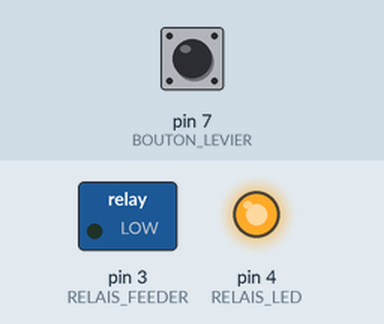
This sketch was run on a simulated Arduino Uno, built with avr-gcc and run on an emulated ATmega328P. On the bench: switched loads named in the sketch (green lamp = pin HIGH), output pins drawn as LEDs (lit = HIGH). The inputs (shaded band) are chosen by the test bench; at power-on: pin 7 (BOUTON_LEVIER) HIGH. No radio packets arrive unless stated; what the sketch prints to the serial monitor is not drawn.

Above: at 1.2 s.
1.3 s: pin 7 (BOUTON_LEVIER) pulled LOW for 0.15 s
At 1.4 s:
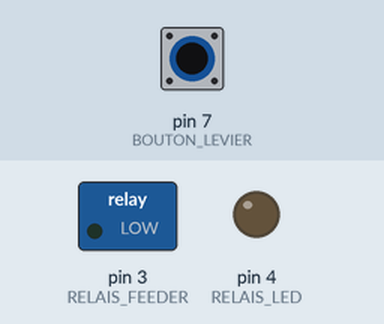
2.9 s: pin 7 (BOUTON_LEVIER) pulled LOW for 3.2 s
At 6.9 s:
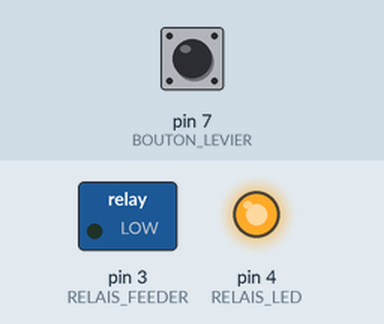
Timing chart, 0 to 8.4 s (numbered marks = the images above; inputs shaded):
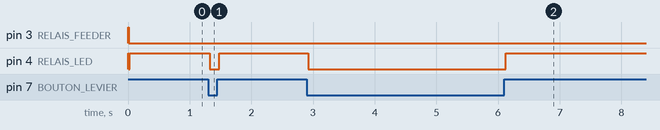

Measured:
- after the input at 1.3 s, pin 4 (RELAIS_LED): HIGH → LOW at once, → HIGH 0.15 s later
- after the input at 2.9 s, pin 4 (RELAIS_LED): HIGH → LOW at once, → HIGH 3.2 s later

The sketch:

Cone.ino
```cpp
#include <SPI.h>
#include "nRF24L01.h"
#include "RF24.h"
#include "printf.h"

// definition de l'activation des relays

#define RELAY_NC HIGH
#define RELAY_NO LOW


#define SERIAL_DEBUG
const uint8_t RF24_CANAL=83;


// variable pour le time out des LEDS
// indiquant une bonne communication des unités

unsigned long tempsValide = 0;
bool Valide = false;

unsigned long RF24_TIMEOUT=10000;

/* variable principale pour les sorties
 *  l'information envoyer au remote est seulement un byte encoder par le bit définie pour chaque sortie
 *  donc nous avons le tamis, le cone et le primary
 */

uint8_t PRIMARY_ON=1;
uint8_t CONE_ON=2;
uint8_t TAMIS_FORCE_OFF=8;

unsigned int UnitsOutput= 0; // all off on boot

/* variable retourner par les rf24 satellites
 *
 *  Le tamis retourne le RPM
 *  Le cone  retourne le status du boutton avec le delay depuis le dernier changement
 *
 */

uint8_t RELAIS_LED=4;
uint8_t RELAIS_FEEDER=3;
uint8_t BOUTON_LEVIER=7;


// premiere chose c'est de debouncer le boutton

const unsigned long DEBOUNCE_DELAY=25;
bool currentBouton;
bool debounceBouton;   // debounce button value
unsigned long debounceTime; //en millisecond du changement du boutton

unsigned long boutonSteadyTime;  //millis() depuis que le bouton n'a pas changer
// set radio pin 8 CE , pin 10 CS

RF24 radio(8, 10);


const uint64_t RF24_REMOTE  =0xF0F0F0F0E1LL;
const uint64_t RF24_TAMIS   =0xF0F0F0F0D1LL;
const uint64_t RF24_CONE    =0xF0F0F0F0D2LL;
const uint64_t RF24_PRIMARY =0xF0F0F0F0D3LL;

const uint8_t ID_REMOTE=0xE1;
const uint8_t ID_TAMIS=0xD1;
const uint8_t ID_CONE=0xD2;
const uint8_t ID_PRIMARY=0xD3;


unsigned char Rcvdatapacket[2];

unsigned char Txmdatapacket[3];

void setup()
{
  pinMode(RELAIS_FEEDER, OUTPUT);
  digitalWrite(RELAIS_FEEDER,RELAY_NC);
  pinMode(RELAIS_LED, OUTPUT);
  digitalWrite(RELAIS_LED, RELAY_NC);
  pinMode(BOUTON_LEVIER,INPUT);
  digitalWrite(BOUTON_LEVIER,HIGH);

  printf_begin();
  Serial.begin(115200);

  #ifdef SERIAL_DEBUG
  Serial.println("CONE FEEDER NRF24L01 Transmitter");
  #endif
  radio.begin();
   radio.setChannel(RF24_CANAL);  // par 76 par defaux
   radio.setDataRate(RF24_1MBPS);
  radio.setRetries(15,15);
  radio.setPayloadSize(8);
  radio.setPALevel(RF24_PA_HIGH);
  radio.stopListening();
  radio.openWritingPipe(0);
  radio.openReadingPipe(1,RF24_CONE);
  radio.startListening();
  #ifdef SERIAL_DEBUG
     radio.printDetails();
  #endif
  tempsValide=millis();

}


void loop() {
uint8_t pipe_number;
// verification du bouton
// avec du debounc pour etre certain de ne pas envoyer
// le rebonsissement des contacts lors du changement
currentBouton = digitalRead(BOUTON_LEVIER);

if(currentBouton == debounceBouton)
{
   debounceTime= millis();
}
else
{
   if((millis() - debounceTime) > DEBOUNCE_DELAY)
    {
       debounceBouton=currentBouton;
       boutonSteadyTime=debounceTime;
    }
}


// attendons une connection
if(radio.available(&pipe_number))
{
  if(pipe_number==1)
  {
    // ok nous avons une connection
    // lisons l'info
    if(radio.read(Rcvdatapacket,2))
    {
    // envoyons bac1k;
    if(Rcvdatapacket[0]==ID_REMOTE)
    {
    UnitsOutput = Rcvdatapacket[1];
    Txmdatapacket[0]= ID_CONE;
    Txmdatapacket[1]= debounceBouton;
    unsigned long tempEnSeconde = (millis() - boutonSteadyTime) / 1000L;
    if(tempEnSeconde > 100)
       tempEnSeconde = 100;
    Txmdatapacket[2]= tempEnSeconde;
    delay(5);
    radio.stopListening();
    radio.openWritingPipe(RF24_REMOTE);
    radio.write(Txmdatapacket,3);
    delay(1);
    radio.openWritingPipe(0);
    radio.startListening();
    #ifdef SERIAL_DEBUG
      printf("recu %d\n",Rcvdatapacket[0]);
      printf("transmet %d %d\n",Txmdatapacket[0],Txmdatapacket[1]);
    #endif

    tempsValide=millis();
    }
    }
  }
  else
  {
     radio.read(Rcvdatapacket,1);
  }
}
  else
  {
    // pas de connection
    // time out
    if((millis()-tempsValide) > RF24_TIMEOUT)
    {
       // ok time out tout mettre a zero
       UnitsOutput =0;
   }

  }

// mirror relay
digitalWrite(RELAIS_LED, debounceBouton ? RELAY_NC : RELAY_NO);
digitalWrite(RELAIS_FEEDER, UnitsOutput & CONE_ON ? RELAY_NC : RELAY_NO);
}
```

printf.h
```cpp
// (licence header left out)
/**
 * @file printf.h
 *
 * Setup necessary to direct stdout to the Arduino Serial library, which
 * enables 'printf'
 */

#ifndef __PRINTF_H__
#define __PRINTF_H__

#ifdef ARDUINO

int serial_putc( char c, FILE * )
{
  Serial.write( c );

  return c;
}

void printf_begin(void)
{
  fdevopen( &serial_putc, 0 );
}

#else
#error This example is only for use on Arduino.
#endif // ARDUINO

#endif // __PRINTF_H__
```
